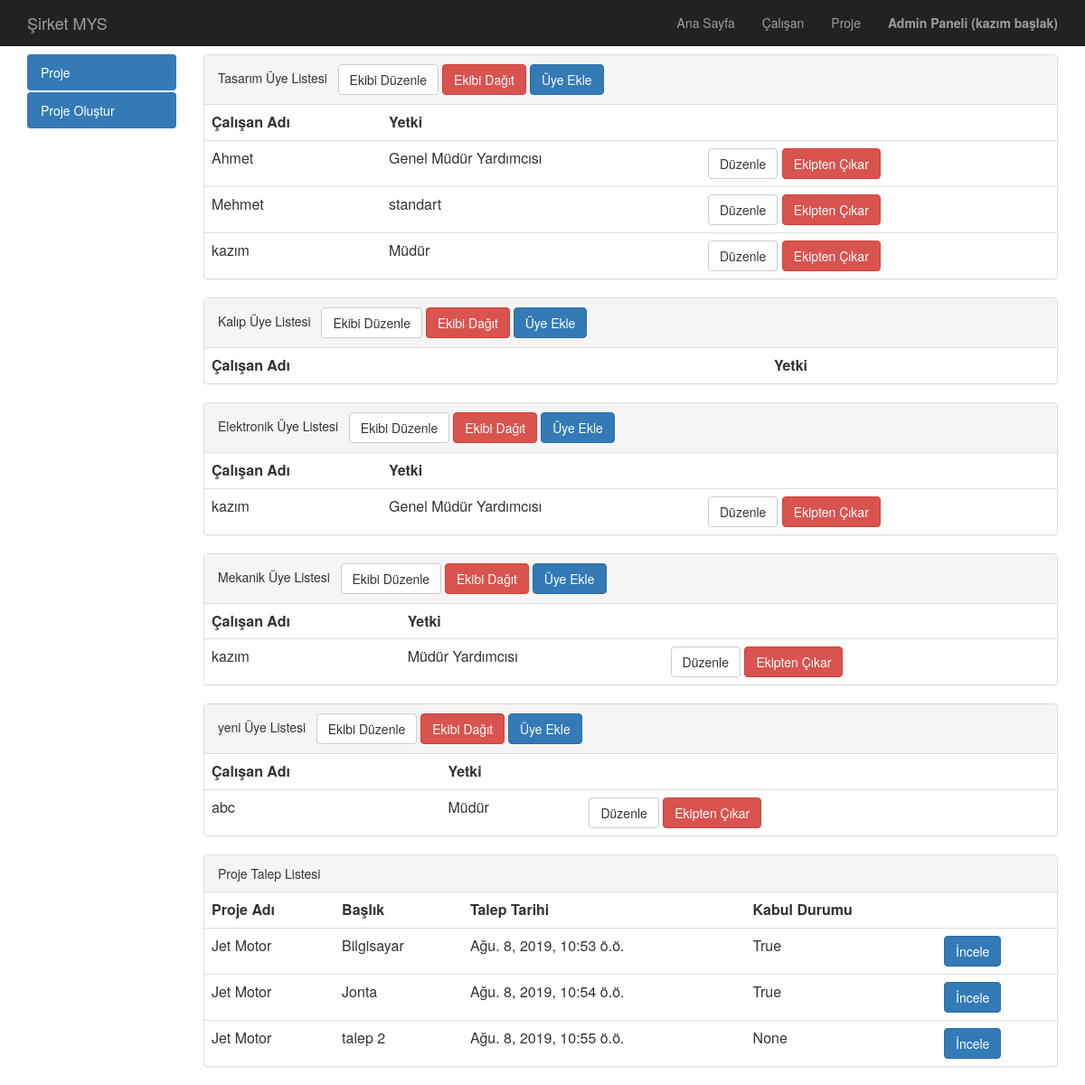
/proje/detail/jet-motor/ (signed in), run on the app's committed database.
### proje/models.py (models this page shows, shortened)
class Ekip(models.Model):
    adi = models.CharField(max_length = 50)
    proje = models.ForeignKey('Proje',related_name='EkipProje',on_delete=models.CASCADE,verbose_name="Proje")

class EkipUye(models.Model):
    ekip = models.ForeignKey('Ekip',related_name='ekip',on_delete=models.CASCADE, verbose_name="Ekip")
    calisan = models.ForeignKey('calisan.Calisan',related_name='EkipUyeCalisan',on_delete=models.CASCADE, verbose_name="Çalışan")
    yetki = models.ForeignKey('calisan.Yetki',related_name='EkipUyeYetki',on_delete=models.CASCADE,verbose_name="Yetki")

class Talep(models.Model):
    calisan =  models.ForeignKey('calisan.Calisan',related_name='TalepCalisan',on_delete=models.CASCADE, verbose_name="Çalışan")
    baslik = models.CharField(max_length=150,verbose_name="Başlık")
    proje = models.ForeignKey('Proje',related_name='TalepProje',on_delete=models.CASCADE,verbose_name="Proje")
    text = models.TextField(verbose_name="Açıklama")
    tarihi = models.DateTimeField(auto_now_add=True)
    kabulDurumu = models.NullBooleanField(verbose_name="Kabul Durumu")
    maliyet = models.PositiveIntegerField(verbose_name="Maliyet")
    def get_absolute_url(self):
        return reverse("proje:talepDetail",kwargs={'id':self.id})

class Proje(models.Model):
    adi = models.CharField(max_length=120)
    yoneticiCalisan = models.ForeignKey('calisan.Calisan', related_name='yonetici', on_delete=models.CASCADE,verbose_name="Yönetici")
    slug = models.SlugField(unique = True,editable = False, max_length= 130)

### calisan/models.py (models this page shows, shortened)
class Calisan(models.Model):
    user = models.ForeignKey('auth.user', related_name='kullanici', on_delete=models.CASCADE, verbose_name = "Kullanıcı")
    tel = models.CharField(max_length = 10,verbose_name = "Telefon")
    yetki = models.ForeignKey('Yetki', related_name='yetki', on_delete=models.CASCADE,verbose_name = "Yetki")
    sgkNo = models.CharField(max_length=13, verbose_name = "Sgk No")
    maas = models.PositiveIntegerField()
    image = models.ImageField(null=True, blank=True)#imageField kullanmak için Pillow kütüphanesi yüklenmelidir. Sonrasında veritabanına veriler aktarılmalı. pip install Pillow
    slug = models.SlugField(unique = True,editable = False, max_length= 160)

class Yetki(models.Model):
    adi = models.CharField(max_length = 30,verbose_name = "Yetki Adı")

### proje/views.py (the view)
# urls.py: path('detail/<slug:slug>/',projeDetail,name='detail'),
def projeDetail(request,slug):
    yetki = getAuthorization(request,"proje")
    if yetki == -1:
        messages.warning(request,"Erişim için giriş yapınız.")
        return redirect("/admin")
    if not canView(yetki):
        messages.warning(request,"Proje bilgilerine erişim yetkiniz yoktur.")
        return redirect("proje:index")
    yetkiEkip = getAuthorization(request,"ekip")
    yetkiTalep = getAuthorization(request,"talep")
    yetkiEkipUye = getAuthorization(request,"ekip uye")
    proje = get_object_or_404(Proje,slug=slug)
    ekipler = False
    ekipUyeler = False
    projeTalepler = False
    if canView(yetkiEkip):
        ekipler = Ekip.objects.filter(proje = proje)
        if canView(yetkiEkipUye):
            ekipUyeler = list()
            for ekip in ekipler:
                ekipUyeler.append(EkipUye.objects.filter(ekip = ekip))
    if canView(yetkiTalep):
        projeTalepler = Talep.objects.filter(proje = proje)
    context = {
        'proje':proje,
        'ekipler':ekipler,
        'ekipUyeler':ekipUyeler,
        'projeTalepler':projeTalepler,
        'canAdd':canAdd(yetki),
        'canChangeEkip':canChange(yetkiEkip),
        'canDeleteEkip':canDelete(yetkiEkip),
        'canAddEkipUye':canAdd(yetkiEkipUye),
        'canChangeEkipUye':canChange(yetkiEkipUye),
        'canDeleteEkipUye':canDelete(yetkiEkipUye),
    }
    return render(request,"proje/projedetay.html",context)

### calisan/models.py (called while the page is built, shortened)
def getAuthorization(request,name):
    u = request.user
    yetki = 0
    if not u.is_authenticated:
        return -1
    elif u.is_superuser:
        return 15

def canView(authorization):
    return authorization >= 8

def canAdd(authorization):
    return authorization % 2 != 0

def canChange(authorization):
    return authorization == 2 or authorization == 3 or authorization == 6 or authorization == 7 or authorization == 10 or authorization == 11 or authorization == 14 or authorization == 15

def canDelete(authorization):
    return authorization == 4 or authorization == 5 or authorization == 6 or authorization == 7 or authorization == 12 or authorization == 13 or authorization == 14 or authorization == 15

### templates/proje/projedetay.html (shortened to what this page needs)
{% extends "base.html" %}
{% block body %}
    {%if request.user.is_authenticated %}
        <div class="container">
            <div class="row">
                {% include "proje/leftnav.html" %}
                <div class="col-sm-10">
                {% if ekipler %}
                    {% for ekip in ekipler %}
                        <div class="row">
                            <div class="col-sm-12">
                                <div class="panel panel-default">
                                    <div class="panel-heading">{{ekip.adi}} Üye Listesi	&nbsp;
                                        {% if canChangeEkip %}
                                            <a href="{% url 'proje:ekipUpdate' ekip.id %}" class="btn btn-default" role="button">Ekibi Düzenle</a>
                                        {% endif %}
                                        {% if canDeleteEkip %}
                                            <a href="{% url 'proje:ekipDelete' ekip.id %}" class="btn btn-danger" role="button">Ekibi Dağıt</a>
                                        {% endif %}
                                        {% if canAddEkipUye %}
                                            <a href="{% url 'proje:ekipUyeCreate' ekip.id %}" class="btn btn-primary" role="button">Üye Ekle</a>
                                        {% endif %}
                                    </div>
                                    {% if ekipUyeler %}
                                    <table class="table">
                                        <tr>
                                            <th>Çalışan Adı</th>
                                            <th>Yetki</th>
                                        </tr>
                                        {% for ekipUye in ekipUyeler %}
                                            {% for i in ekipUye %}
                                                {% if i.ekip == ekip %}
                                                    <tr>
                                                        <td>{{ i.calisan.user.first_name }}</td>
                                                        <td>{{ i.yetki.adi }}</td>
                                                        <td>
                                                            {% if canChangeEkipUye %}
                                                                <a href="{% url 'proje:ekipUyeUpdate' i.id %}" class="btn btn-default" role="button">Düzenle</a>
                                                            {% endif %}
                                                            {% if canDeleteEkipUye %}
                                                                <a href="{% url 'proje:ekipUyeDelete' i.id %}" class="btn btn-danger" role="button">Ekipten Çıkar</a>
                                                            {% endif %}
                                                        </td>
                                                    </tr>
                                                {% endif %}
                                            {% endfor %}
                                        {% endfor %}
                                    </table>
                                    {% endif %}
                                </div>
                            </div>
                        </div>
                    {% endfor %}
                    {% endif %}
                    {% if projeTalepler %}
                    <div class="row">
                        <div class="col-sm-12">
                            <div class="panel panel-default">
                                <div class="panel-heading">Proje Talep Listesi</div>
                                <table class="table">
                                    <tr>
                                        <th>Proje Adı</th>
                                        <th>Başlık</th>
                                        <th>Talep Tarihi</th>
                                        <th>Kabul Durumu</th>
                                        <th></th>
                                    </tr>
                                    {% for talep in projeTalepler %}
                                        <tr>
                                            <td>{{ talep.proje.adi }}</td>
                                            <td>{{ talep.baslik }}</td>
                                            <td>{{ talep.tarihi }}</td>
                                            <td>{{ talep.kabulDurumu }}</td>
                                            <td>
                                                <a href="{{ talep.get_absolute_url }}" class="btn btn-primary" role="button">İncele</a>
                                            </td>
                                        </tr>
                                    {% endfor %}
                                </table>
                            </div>
                        </div>
                    </div>
                    {% endif %}
                </div>
            </div>
        </div>
    {%endif%}
{% endblock body %}

### templates/header.html (shortened to what this page needs)
<head>
</head>
<nav class="navbar navbar-inverse navbar-fixed-top" role="banner">
    <div class="container">
        <div class="navbar-header">
            <a href="{% url 'home:index'%}" class="navbar-brand">Şirket MYS</a>
        </div>
        <nav class="collapse navbar-collapse" role="navigation">
            <ul class="nav navbar-nav navbar-right">
                <li><a href="{% url 'home:index'%}">Ana Sayfa</a></li>
                <li><a href="{% url 'calisan:index' %}">Çalışan</a></li>
                <li><a href="{% url 'proje:index' %}">Proje</a></li>
                <li><a href="/admin"><b>Admin Paneli ({{ request.user.get_full_name }})</b></a></li>
            </ul>
        </nav>
    </div>
</nav>

### static/css/style.css (style rules this page uses)
body { margin-top: 60px; }

### data on the page
Ekip: adi "Tasarım"
EkipUye: calisan.user.first_name "Ahmet", yetki.adi "Genel Müdür Yardımcısı"
EkipUye: calisan.user.first_name "Mehmet", yetki.adi "standart"
EkipUye: calisan.user.first_name "kazım", yetki.adi "Müdür"
Ekip: adi "Kalıp"
Ekip: adi "Elektronik"
EkipUye: calisan.user.first_name "kazım", yetki.adi "Genel Müdür Yardımcısı"
Ekip: adi "Mekanik"
EkipUye: calisan.user.first_name "kazım", yetki.adi "Müdür Yardımcısı"
Ekip: adi "yeni"
EkipUye: calisan.user.first_name "abc", yetki.adi "Müdür"
Talep: proje.adi "Jet Motor", baslik "Bilgisayar", tarihi "Ağu. 8, 2019, 10:53 ö.ö.", kabulDurumu "True"
Talep: proje.adi "Jet Motor", baslik "Jonta", tarihi "Ağu. 8, 2019, 10:54 ö.ö.", kabulDurumu "True"
Talep: proje.adi "Jet Motor", baslik "talep 2", tarihi "Ağu. 8, 2019, 10:55 ö.ö.", kabulDurumu "None"

### other printed values
{{ request.user.get_full_name }} "kazım başlak"
